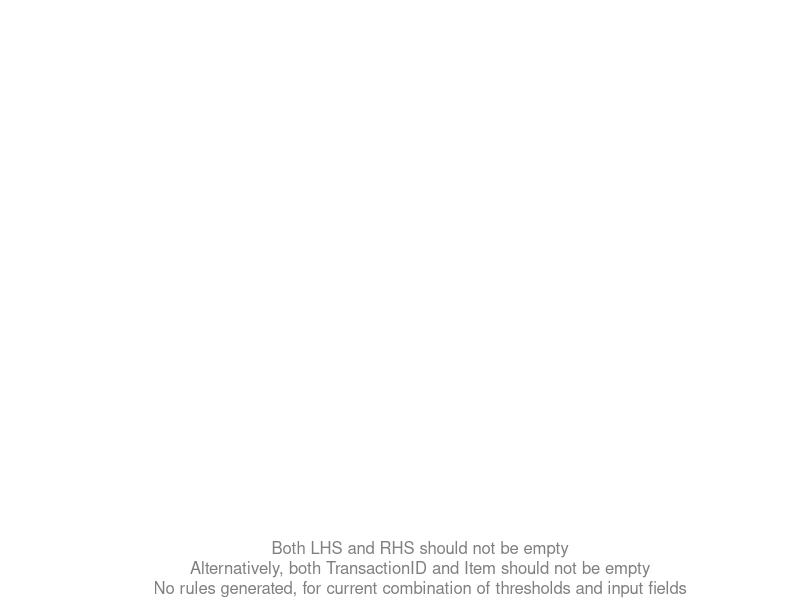

The R source for this figure:
# Copyright (c) Microsoft Corporation.  All rights reserved.

# Third Party Programs. This software enables you to obtain software applications from other sources. 
# Those applications are offered and distributed by third parties under their own license terms.
# Microsoft is not developing, distributing or licensing those applications to you, but instead, 
# as a convenience, enables you to use this software to obtain those applications directly from 
# the application providers.
# By using the software, you acknowledge and agree that you are obtaining the applications directly
# from the third party providers and under separate license terms, and that it is your responsibility to locate, 
# understand and comply with those license terms.
# Microsoft grants you no license rights for third-party software or applications that is obtained using this software.

##PBI_R_VISUAL: VIZGAL_ASSORULES  Analyzing transaction data and visualize discovered assosiation rules  
# Based on arules package, supports several types of visualization (graph, table, parrallel coordinates plot)
# INPUT: 
# The input dataset should include at least one ID-key column (unique values per row)
# At least one column used for Left Hand Side (LHS) items, at least one column for Right Hand Side (RHS) items
# In current implementation by default only the last column is used for RHS, but it can be changed via parameters settings 
# EXAMPLES:
# for R environment
# data(Titanic)# and repeat ech row by frequency
# Titanic1 = as.data.frame(Titanic)
# Titanic2 <- data.frame(Titanic1[rep(c(1:nrow(Titanic1)), Titanic1$Freq), ])
# Titanic2$Freq = NULL
# dataset = cbind(ID = 1:nrow(Titanic2), Titanic2)
#  source("visGal_assoRules.R") #create graphics
#
# WARNINGS:  Time consuming for large datasets
#
# CREATION DATE: 04/01/2016
#
# LAST UPDATE: 04/08/2016
#
# VERSION: 0.0.1
#
# R VERSION TESTED: 3.2.2
# 
# AUTHOR: B. Efraty (boefraty@microsoft.com)
#
# REFERENCES: https://cran.r-project.org/web/packages/arules/arules.pdf
# https://en.wikipedia.org/wiki/Association_rule_learning


waitForData = FALSE # if waitForData == TRUE show empty plot 
if(!exists("dataset") && !(exists("BOTH") || (exists("LHS") && exists("RHS"))) )
  waitForData = TRUE

############ User Parameters #########

##PBI_PARAM: Should warnings text be displayed?
#Type:logical, Default:TRUE, Range:NA, PossibleValues:NA, Remarks: NA
showWarnings = TRUE 
if(exists("settings_additional_params_showWarnings"))
  showWarnings = settings_additional_params_showWarnings

##PBI_PARAM: a numeric value for the minimal support of an item set
#Type: numeric, Default:0.01, Range:[0, 1], PossibleValues:NA, Remarks: NA
threshSupport = 0.01
if(exists("settings_thresholds_params_threshSupport"))
  threshSupport = as.numeric(settings_thresholds_params_threshSupport)

threshSupport = min(1,max(threshSupport,0))


##PBI_PARAM: minimum acceptable confidence for rule 
#Type: numeric, Default:0.6, Range:[0, 1], PossibleValues:NA, Remarks: NA
threshConfidence = 0.6
if(exists("settings_thresholds_params_threshConfidence"))
  threshConfidence = as.numeric(settings_thresholds_params_threshConfidence)

threshConfidence = min(1,max(threshConfidence,0))

##PBI_PARAM: minimum acceptable lift measure for rule 
#Type: numeric, Default:1.1, Range:[0, 10], PossibleValues:NA, Remarks: values larger than 1 are recommended
threshLift = 1.05
if(exists("settings_thresholds_params_threshLift"))
  threshLift = as.numeric(settings_thresholds_params_threshLift)

threshLift = min(1000000,max(threshLift,0))


##PBI_PARAM: an integer value for the minimal number of items per item set
#Type: numeric, Default:2, Range:[1, 10], PossibleValues:NA, Remarks: NA
minRuleLength = 2
if(exists("settings_thresholds_params_minRuleLength"))
  minRuleLength = as.numeric(settings_thresholds_params_minRuleLength)

minRuleLength = min(12,max(minRuleLength,2))


##PBI_PARAM: an integer value for the maximal number of items per item set
#Type: numeric, Default:8, Range:[1, 20], PossibleValues:NA, Remarks: Should be larger than minRuleLength, have gross impact on running time
maxRuleLength = 8
if(exists("settings_thresholds_params_maxRuleLength"))
  maxRuleLength = as.numeric(settings_thresholds_params_maxRuleLength)

maxRuleLength = min(12,max(minRuleLength, maxRuleLength))

showFrom  =  1
if(exists("settings_rules_params_showFrom"))
  showFrom = as.numeric(settings_rules_params_showFrom)

##PBI_PARAM: an integer value for the maximal number of output rules
#Type: integer, Default:20, Range:[1, 100], PossibleValues:NA, Remarks: Large number of rules are less aesthetically pleasing for visual 
maxRules  =  5
if(exists("settings_rules_params_showTo"))
  maxRules = as.numeric(settings_rules_params_showTo)

showTo = max(maxRules,showFrom)# can not be smaller

##PBI_PARAM: sort and select the final set of rules by selected measure
#Type: string , Default:"lift", Range:NA, PossibleValues:"lift", "support", "confidence", Remarks: NA
sortRulesBy  =  "lift" 
if(exists("settings_rules_params_sortBy"))
  sortRulesBy = settings_rules_params_sortBy

##PBI_PARAM: visualization method
# Type: string , Default:"graph", Range:NA, PossibleValues:"paracoord"  "table", "graph", "scatter"
# Remarks: Some methods are less convenient for few rules
visualisationMethod  =  "graph" 
if(exists("settings_viz_params_visualisationMethod"))
  visualisationMethod =  settings_viz_params_visualisationMethod#c("graph","paracoord" ,"table", "scatter")[settings_visualisationMethod]

##PBI_PARAM: minimum number of rules per subplot used if visualisationMethod  =  "graph" 
#Type: integer , Default:2, Range:[1, 100], PossibleValues:NA, Remarks: NA
rulesPerGraphPlate  =  1
if(exists("settings_viz_params_rulesPerPlate"))
{
  rulesPerGraphPlate =  as.numeric(settings_viz_params_rulesPerPlate)
  if(is.na(rulesPerGraphPlate))
    rulesPerGraphPlate = 1
}

##PBI_PARAM: color of edges for LHS items for visualisationMethod  =  "graph" 
#Type: color , Default:"green", Range:NA, PossibleValues:"red", "green", "blue", "cyan", Remarks: see colors {grDevices} command in R
edgeCol = "green"
if(exists("settings_viz_params_edgeCol"))
  edgeCol =  settings_viz_params_edgeCol

##PBI_PARAM: color of edges for RHS items for visualisationMethod  =  "graph" 
#Type: color , Default:"orange", Range:NA, PossibleValues:"red", "green", "blue", "cyan", Remarks: see colors {grDevices} command in R
labelCol = "orange"
if(exists("settings_viz_params_labelCol"))
  labelCol =  settings_viz_params_labelCol

##PBI_PARAM: font size of labels for visualisationMethod  =  "graph" 
#Type: numeric , Default:1, Range:[0, 5], PossibleValues:NA, Remarks: NA
fontSizeGraph = 1
if(exists("settings_viz_params_textSize"))
  fontSizeGraph =  settings_viz_params_textSize/10

##PBI_PARAM: colors used if visualisationMethod  =  "paracoord" are scaled from gray to green accirding to one of the measures 
#Type: string , Default:"lift", Range:NA, PossibleValues:"lift", "support", "confidence", Remarks: NA
parCoordColorBy = "lift"
if(exists("settings_viz_params_colorBy"))
  parCoordColorBy =  settings_viz_params_colorBy

###############Library Declarations###############

libraryRequireInstall = function(packageName, ...)
{
  if(!require(packageName, character.only = TRUE)) 
    warning(paste("*** The package: '", packageName, "' was not installed ***",sep=""))
}

libraryRequireInstall("arules")
libraryRequireInstall("arulesViz")
libraryRequireInstall("grDevices")
libraryRequireInstall("gridExtra")
libraryRequireInstall("grid")
libraryRequireInstall("methods")

###############Internal parameters definitions#################

##PBI_PARAM: filter redundant rules by selected measure
#Type: string , Default:"lift", Range:NA, PossibleValues:"lift", "confidence", Remarks: rule is redundant if it is less predictive than a more general rule 
filterRedundantBy =  "lift"

##PBI_PARAM: maximum acceptable support for rule 
#Type: numeric, Default:1, Range:[0, 1], PossibleValues:NA, Remarks: NA
upperThreshSupport = 1


##PBI_PARAM: maximum acceptable confidence for rule 
#Type: numeric, Default:1, Range:[0, 1], PossibleValues:NA, Remarks: NA
upperThreshConfidence = 1

##PBI_PARAM: maximum acceptable confidence for rule 
#Type: positive numeric, Default:Inf, Range:[0, Inf], PossibleValues:NA, Remarks: NA
upperThreshLift = Inf



##PBI_PARAM: minimum number of transactions (rows) to run  
#Type: integer , Default:10, Range:[10, 100], PossibleValues:NA, Remarks: NA
minTransactions  =  10

###############Internal functions definitions#################

#remove corrupt rows, change nominal variables to factors, remove variable columns
# attempt to replace numeric column with few unique values to factor 
prepareData = function(data, onlyColumns = FALSE) 
{
  if(onlyColumns == FALSE)
    data <- data[complete.cases(data), ] #remove incomplete rows
  columns2remove  <-  NULL
  nc <- ncol(data)
  nr <- nrow(data)
  for (c1 in 1:nc)
  {
    #nominal to factor
    if(is.character(data[, c1]))
    {
      data[, c1]  <-  as.factor(data[, c1])
    }else{
      #few unique to factor
      uLen = length(unique(data[, c1]))
      if(uLen<nr && uLen>1)  
      {
        data[, c1]  <-  as.factor(data[, c1])
      }else{# to remove
        columns2remove = c(columns2remove, c1)
      }
    }
  }
  if(!is.null(columns2remove))
    data = data[, -columns2remove]
  return(as.data.frame(data))
}

#predict columns for LHS by default (all but last)
columnsForLHS <- function(data)  return(seq(1, length.out = ncol(data)-1))

#predict columns for RHS by default (only last)
columnsForRHS <- function(data)  return(ncol(data))

#predict columns for both RHS and LHS by default (NULL)
columnsForBoth <- function(data)  return(NULL)

#convert transaction data to appearance list
ConstructAppearanceList <- function(varLHS = NULL, varRHS = NULL, varBoth = NULL, transData)
{
  mapLabels2Variables = transData@itemInfo
  iii = mapLabels2Variables$variables %in% varLHS
  lhs = mapLabels2Variables$labels[iii]
  
  iii = mapLabels2Variables$variables %in% varRHS
  rhs = mapLabels2Variables$labels[iii]
  
  iii = mapLabels2Variables$variables %in% varBoth
  both = mapLabels2Variables$labels[iii]
  
  appearance = list(lhs = lhs, rhs = rhs, both = both, default = 'none')
}

#partition rules into subplots
getGridPartition <- function(numRules, rulesPerGraphPlate)
{
  numPlates = max(1, floor(numRules/rulesPerGraphPlate))
  numCols <- round(sqrt(numPlates))
  numRows <- max(1, floor(numPlates/numCols))
  numPlates = numRows*numCols
  #partition all rules into plates
  rulesPerGraphPlate = floor(numRules/numPlates)
  partit <- rep(rulesPerGraphPlate, numPlates)
  #last subplot takes the rest 
  partit[numPlates] = partit[numPlates]+numRules-sum(partit)
  return(list(partit = partit, numCols = numCols, numRows = numRows))
}

#scale colors from gray to green by values (of measure), small  = > gray, large  = > green
scaleColors <- function(values, col1 = c(0.5, 0.5, 0.5), col2 = c(0, 1, 0))
{
  NV = length(values)
  values = (values-min(values)+1e-10)/(max(values)-min(values)+1e-10)
  colo <- function(a) rgb(t((col1*(1-a)+col2*(a))))
  return(sapply(values, colo))
}

#clear redandant rules 
cleanRedundant <- function(rules, maxRules2process = 3e+06, measure = "lift", meaningfulDig = 4)
{
  rules@quality  =  round(rules@quality, digits = meaningfulDig)
  rules  <-  sort(rules, by = "lift")
  
  if(length(rules)<3)
    return(rules)
  
  if(length(rules)>maxRules2process)
    rules <- rules[1:maxRules2process]
  
  r <- is.redundant(rules, measure  =  measure)
  if(is.redundant(rules[1], measure  =  measure))
    r<-!r
  rules <- rules[!r]#fast but not accurate
  
  
  if(length(rules)<3)
    return(rules)
  
  subsetMat  <-  is.subset(rules)
  
  
  subsetMat[lower.tri(subsetMat, diag = T)]  <-  FALSE
  
  if(length(subsetMat)<=3)
    return(rules)
  
  redundant  <-  which(colSums(subsetMat, na.rm = T) >=  1)
  toRemove = NULL
  for (r1 in redundant)
    for (r2 in which(subsetMat[, r1]))
      if((rules@quality[measure])[r2, 1] == (rules@quality[measure])[r1, 1])
        toRemove = c(toRemove, r1)
  
  if(!is.null(toRemove))
    rules  =  rules[-toRemove]
  
  return(rules)
}
###############Upfront input correctness validations (where possible)#################

inputType = 1 # (1) LHS&RHS or (2)ID&Item

##PBI_PARAM: array of integer indexes for columns used in left hand side of the rule (LHS)
#Type: array of integers or NA, Default:NA, Range:NA, PossibleValues:NA, Remarks: If NA is used all the columns except for the right-most are used 
if(!exists("columnsLHS"))
  columnsLHS = NA

##PBI_PARAM: array of integer indexes for columns used in right hand side of the rule (RHS)
#Type: array of integers or NA, Default:NA, Range:NA, PossibleValues:NA, Remarks: If NA is used, the right-most column is selected 
if(!exists("columnsRHS"))
  columnsRHS = NA

##PBI_PARAM: array of integer indexes for columns used both in RHS and LHS
#Type: array of integers or NA or NULL, Default:NA, Range:NA, PossibleValues:NA, Remarks: If NA is used, no columns are selected
if(!exists("columnsBoth"))
  columnsBoth = NA




pbiWarning <- NULL

if(waitForData==FALSE && (exists("LHS") || exists("RHS") || exists("BOTH")))
{
  if(!exists("RHS"))
    RHS = data.frame()
  if(!exists("LHS"))
    LHS = data.frame()
  if(!exists("BOTH"))
    BOTH = data.frame()
  
  #exclude duplicates
  namesInLHSnRHSnotBOTH= setdiff(intersect(names(LHS),names(RHS)),names(BOTH)) # copy to BOTH
  if(length(namesInLHSnRHSnotBOTH)>0)
  {
    nbo = c(names(BOTH),namesInLHSnRHSnotBOTH)
    BOTH = cbind(BOTH,LHS[,namesInLHSnRHSnotBOTH])
    names(BOTH) = nbo
  }
  namesInLHSnBOTH= intersect(names(LHS),names(BOTH)) #exclude from LHS
  if(length(namesInLHSnBOTH)>0)
    LHS=as.data.frame(LHS[,setdiff(names(LHS),namesInLHSnBOTH)])
  
  namesInRHSnBOTH= intersect(names(RHS),names(BOTH)) #exclude from LHS
  if(length(namesInRHSnBOTH)>0)
    RHS=as.data.frame(RHS[,setdiff(names(RHS),namesInRHSnBOTH)])
  
  
  columnsLHS = columnsRHS = columnsBoth = NULL
  
  NR = max(nrow(LHS),nrow(RHS),nrow(BOTH))
  if(!ncol(RHS))
    RHS = data.frame(row.names = 1:NR)
  if(!ncol(LHS))
    LHS = data.frame(row.names = 1:NR)
  if(!ncol(BOTH))
    BOTH = data.frame(row.names = 1:NR)
  
  
  if(ncol(LHS))
  {
    LHS = prepareData(LHS, onlyColumns = TRUE)
    columnsLHS <- seq(1,length.out = ncol(LHS))
  }
  inLeft = length(columnsLHS)
  
  if(ncol(BOTH))
  {
    BOTH = prepareData(BOTH, onlyColumns = TRUE)
    columnsBoth <- seq(inLeft+1,length.out = ncol(BOTH))
  }
  inBoth = length(columnsBoth)
  
  if(ncol(RHS))
  {
    RHS = prepareData(RHS, onlyColumns = TRUE)
    columnsRHS <- seq(inLeft+inBoth+1,length.out = ncol(RHS))
  }
  inRHS = length(columnsRHS)
  if(nrow(LHS) > 1)
    dataset = cbind(LHS,BOTH,RHS)
  
}

if(!exists("dataset") || is.null(dataset))
{
  if((exists("TransactionID") && exists("Item")))
  {
    dataset = cbind(TransactionID, Item)
    dataset <- dataset[complete.cases(dataset), ] #remove incomplete rows
    if(nrow(dataset)>1)
      inputType = 2
  }
}


if(inputType == 1)
{
  if(exists("dataset") && !is.null(dataset))
  {
    dataset = prepareData(dataset)
  } else {
    dataset = NULL
  }
  
  if(is.null(dataset) || ncol(dataset) < 2)
    columnsLHS = columnsRHS = columnsBoth = NULL;
  
  #LHS, RHS
  if(!is.null(columnsLHS) && is.na(columnsLHS))
    columnsLHS <- columnsForLHS(dataset)
  
  if(!is.null(columnsRHS) &&is.na(columnsRHS))
    columnsRHS <- columnsForRHS(dataset)
  
  if(!is.null(columnsBoth) &&is.na(columnsBoth))
    columnsBoth <- columnsForBoth(dataset)
  
  #check if LHS and RHS non empty
  if(length(columnsLHS) + length(columnsBoth) < 1 || length(columnsRHS)+length(columnsBoth) < 1 || waitForData == TRUE )
  {
    visualisationMethod = "empty"
    pbiWarning <- paste(pbiWarning, "Both LHS and RHS should not be empty",
     "Alternatively, both TransactionID and Item should not be empty", sep = "\n")
    
    #check if minRuleLength<= maxRuleLength
  }
}



if(visualisationMethod != "empty")
{
  if(minRuleLength>maxRuleLength )
  {
    visualisationMethod = "empty"
    pbiWarning <- paste(pbiWarning, "maxRuleLength needs to be >=  minRuleLength", sep = "\n")
  } else if(nrow(dataset)<minTransactions)
  {
    visualisationMethod = "empty"
    pbiWarning <- paste(pbiWarning, "Not enough rows to perform analysis", sep = "\n")
  }
}


##############Main Visualization script###########


rules = NULL

if(visualisationMethod!= "empty")
{
  randSeed = 42
  set.seed(randSeed)
  
  if(inputType == 1)
  {
    #convert dataset to transactions 
    transData = as(dataset, "transactions")
    
    #add names of columns for lhs, rhs 
    appearance = ConstructAppearanceList(colnames(dataset)[columnsLHS], colnames(dataset)[columnsRHS], colnames(dataset)[columnsBoth], transData)
  }
  else # inputType ==2 
  {
    nnn = names(dataset)
    #specific for Your  data type
    transData <- as(split(dataset[,nnn[2]], dataset[,nnn[1]]), "transactions")
    appearance = NULL
  }
  
  
  # find association rules with default settings
  rules  <-  apriori(transData, 
                     parameter = list(minlen = minRuleLength, maxlen = maxRuleLength, supp = threshSupport, confidence = threshConfidence, target = "rules"), 
                     appearance = appearance, 
                     control  =  list(verbose = F))
  
  #removeRules by upperThresholds
  if(!is.null(rules@quality$support))
    rules = rules[rules@quality$support<= upperThreshSupport]
  if( !is.null(rules@quality$confidence))
    rules = rules[rules@quality$confidence<= upperThreshConfidence]
  if(!is.null(rules@quality$lift))
    rules = rules[rules@quality$lift<= upperThreshLift]
  
  #remove rules with low 'lift'  and sort by measure
  rules = rules[rules@quality$lift>threshLift]
  
  #take care of redandancy
  rules <- cleanRedundant(rules, measure  =  filterRedundantBy)
  
  rules  <-  sort(rules, by = sortRulesBy)
  if(length(rules)>maxRules)
    rules = rules[1:maxRules]
}

#cut showFrom to showTo
if(length(rules)>=showFrom)
{
  rules = rules[max(1,showFrom):min(showTo,length(rules))]
}else{
  rules = NULL
}



if(length(rules) == 0)
{
  visualisationMethod = "empty"
  pbiWarning <- paste(pbiWarning, "No rules generated, for current combination of thresholds and input fields", sep = "\n")
}

#Visualizing Association Rules
if(visualisationMethod == "graph") # graph 
{
  gp = getGridPartition(length(rules), rulesPerGraphPlate)
  
  
  par(oma=0.25*c(1,1,1,1),mar=0.5*c(1,1,1,1), mfrow = c(gp$numRows, gp$numCols), xpd = TRUE)
  # unfortunatly: mar and xpd are overwrited
  
  for (p in 1:length(gp$partit))
  {
    s = sum(gp$partit[seq(1, length.out = p-1)])+1
    e = s+gp$partit[p]-1
    print(s:e)
    
    numEdgesRHS = sum(as(rules[s:e]@rhs, "matrix"))
    numEdgesLHS = sum(as(rules[s:e]@lhs, "matrix"))
    edge.color = edgeCol
    label.color = labelCol
    control = list( alpha = 1, measureLabels = FALSE, 
                   cex = fontSizeGraph, precision = 1, arrowSize = 0.5, 
                   main = "",  layoutParams	 =  list(xpd = T), 
                   labelCol = label.color, edgeCol = edge.color )
    
    plot(rules[s:e], method = "graph", control = control, margin = -0.01, frame = FALSE,type = "items")
    
  }
}

if(visualisationMethod == "table") # table 
{
  qualityMetrics <- rules@quality
  lhs <- rules@lhs@data
  rhs <- rules@rhs@data
  
  NR <- nrow(qualityMetrics)
  NR = min(NR, maxRules)
  
  rutable  <-  data.frame(From = rep(NA, NR), To = rep(NA, NR), qualityMetrics[1:NR, ])
  lhsColNames = colnames(rules@lhs)
  rhsColNames = colnames(rules@rhs)
  
  for (r in (1:NR))
  {
    if(any(lhs[, r]))
      rutable$From[r] <- paste(lhsColNames[lhs[, r]], collapse = "\n")
    if(any(rhs[, r]))
      rutable$To[r] <- paste(rhsColNames[rhs[, r]], collapse = "\n")
  }
  
  names(rutable) =  toupper(names(rutable))
  
  tt  <-  ttheme_minimal(
    core = list(bg_params  =  list(fill  =  blues9[1:4], col = "gray"), 
                fg_params = list(fontface = 3, cex = fontSizeGraph)), 
    colhead = list(fg_params = list(col = "orange", fontface = 4L,cex = fontSizeGraph*1.1)), 
    rowhead = list(fg_params = list(col = "white", fontface = 3L)))
  
  plot.new()
  grid.table(rutable, theme = tt)
  title(main = "")
}


if(visualisationMethod == "paracoord")#parcoord 
{
  reorder = (length(rules)<42 && length(rules)>3) #reorder only if it is fast (few rules)
  if(length(rules)>0)
  {
    plot(rules, method = "paracoord", control = list( reorder = reorder, main = "", col = scaleColors(rules@quality[[parCoordColorBy]])))
  }else{
    visualisationMethod = "empty"
    pbiWarning <- paste(pbiWarning, "Paracoord method works only with two or more rules", sep = "\n")
  }
  
}

if(visualisationMethod == "scatter") #scatter (for Debug and Exploration) 
  plot(rules, control = list(cex = fontSizeGraph))# scatter  

if(visualisationMethod == "empty") #scatter (for Debug and Exploration) 
{
  plot.new()
  title(sub = pbiWarning, col.sub = "gray50")
}

remove("dataset")